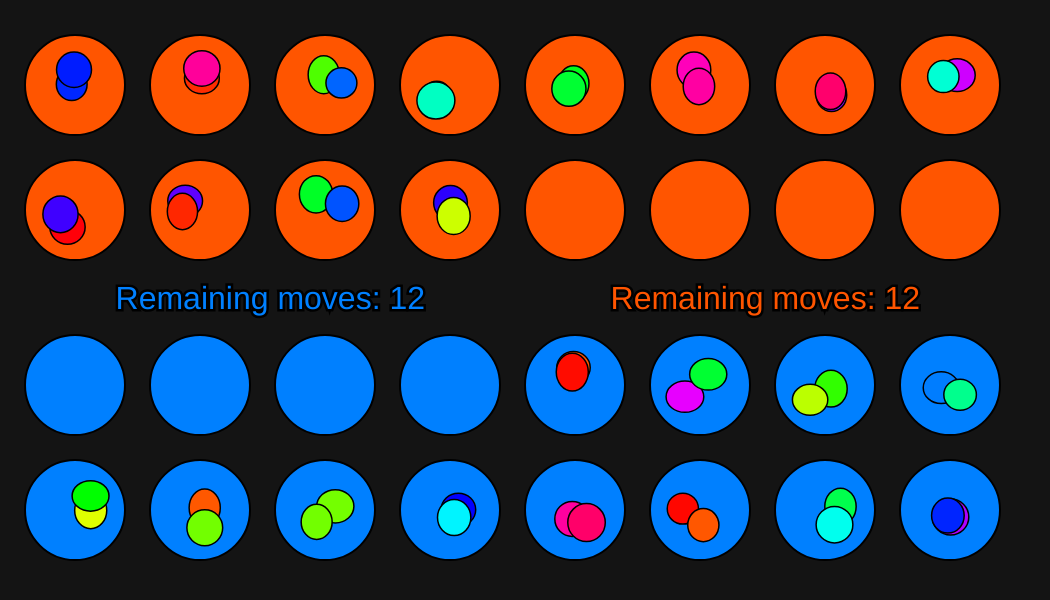
Frame 1 (no input)
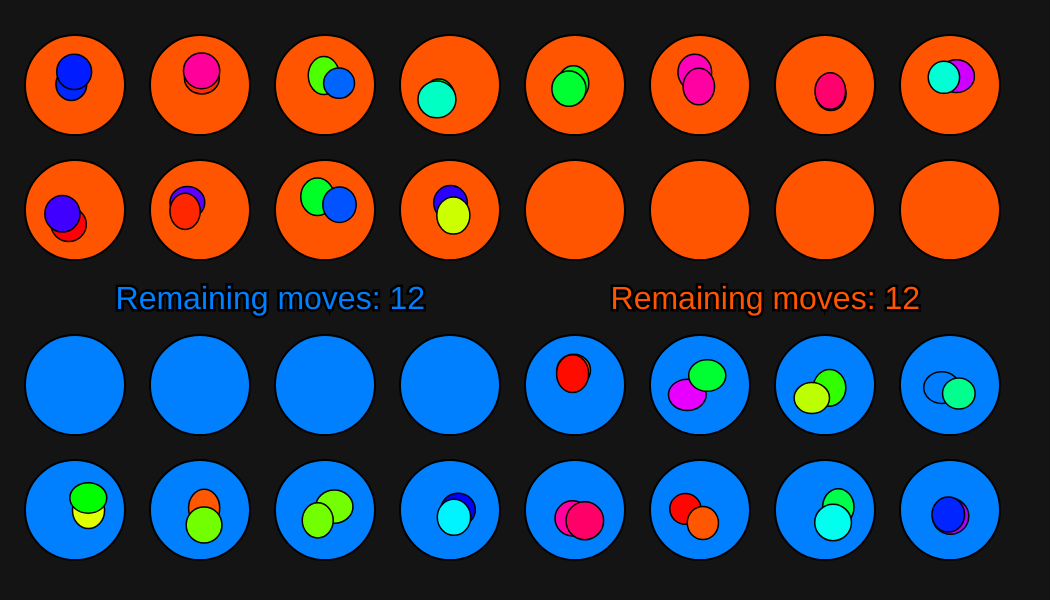
Frame 60 (no input)
Frame 120 (the mouse pressed at the canvas centre since frame 60): identical to frame 60, image omitted

The p5.js sketch that drew these frames (run headless with seeded random() and noise() and a simulated clock; from frame 60 on, the mouse is pressed at the canvas centre):

// p5.js sketch
// ── sketch.js
const GAME_STATES = {standby:  "standby",
                selected: "selected",
                active:   "active",
                stealing: "stealing",
                gameOver: "gameOver",
                waiting: "waiting"};
let RADIUS = 50;
let game;

function setup()
{
  createCanvas(1050,600);
  colorMode(HSB);

  game = new GameManager();
  game.createGame();
  game.show();
}

function draw()
{
  background(0,0,8);
  game.show();
  game.resolve();
}

function mouseClicked()
{
  if (game.isWaitingInput())
  {
    game.checkClick(mouseX,mouseY);
  }
}

// ── cell.js
class Cell
{
  // Cell()
  constructor(x, y, r, c, idx)
  {
    this.x = x;
    this.y = y;
    this.r = r;
    this.c = c; // color
    this.index = idx;
    this.state = "FULL";
    this.stones = [];
  } // end Cell()

  // Cell.show
  show()
  {
    // Different colours depending on cell state
    if (this.state == "SELECTED")
    {
      push();
      fill(120,100,100);
      strokeWeight(10);
      stroke(120,50,50);
      ellipseMode(CENTER);
      ellipse(this.x, this.y, 2*this.r);
      pop();

      for (let stone of this.stones)
      {
        //stone.shake(this.x, this.y, this.r);
        stone.update();
      }

      push();
      fill(300,0,100);
      strokeWeight(5);
      stroke(300,0,0);
      rectMode(CENTER);
      textAlign(CENTER, CENTER);
      textSize(48);
      text(this.stones.length, this.x, this.y);
      pop();

    }
    else
    {
      push();
      fill(this.c);
      stroke(0);
      strokeWeight(2)
      ellipseMode(CENTER);
      ellipse(this.x, this.y, 2*this.r);
      pop();

      for (let stone of this.stones)
      {
        stone.update();
      }
    }
  } // end Cell.show

  // Cell.isClicked
  isClicked(x,y)
  {
    // Mouse position projection
    return sq(this.x - x) + sq(this.y - y) < this.r*this.r;
  } // end Cell.isClicked

  isNowFull()
  {
    if (this.state == "EMPTY" && this.stones.length > 1)
    {
      this.state = "FULL";
      return true;
    }
    return false;
  }

}

// ── frontCell.js
class FrontCell extends Cell {
  // FrontCell()
  constructor(x, y, r, c, idx) {
    // FrontCell is just a Cell that is
    // knows which Cell it has in front
    // (the enemy Cell) and which is back 
    super(x, y, r, c, idx);
    this.enemy = 23 - idx;
    this.back  = 15 - idx;
  } // end FrontCell()
}

// ── gameManager.js
class GameManager
{
  // GameManager()
  constructor()
  {
    this.selectedCell = null;
    this.state = GAME_STATES.standby;
    this.clickableCells = []; // array of indexes
    this.stones = []; // array of stones
    this.nextAction = null;
  } // end GameManager()

  // GameManager.createGame
  createGame()
  {
    // Hard-coded position of Cells for each Player
    let idxStone = 0;
    let idxCell = 0;
    //* Player B (page top) *//
    let cells  = [];
    let stones = [];
    let c = color(20,100,100);
    // Back row: all Cells have two Stones
    for (let i = 0; i < 8 ; i++)
    {
      idxCell = i;
      let x = 75 + (7-i)*(2*RADIUS+25);
      let y = 85;
      cells.push(new Cell(x,y,RADIUS,c,idxCell));
      cells[idxCell].stones.push(new Stone(x,y,0.3*RADIUS,idxStone));
      idxStone++;
      cells[idxCell].stones.push(new Stone(x,y,0.3*RADIUS,idxStone));
      idxStone++;
    }

    // Front row: first four Cells have two Stones
    for (let i = 0; i < 8 ; i++)
    {
      idxCell = 8+i;
      let x =  75 + i*(2*RADIUS+25);
      let y = 110 + 2*RADIUS;
      cells.push(new FrontCell(x,y,RADIUS,c,idxCell));
      if ( i < 4 )
      {
        cells[idxCell].stones.push(new Stone(x,y,0.3*RADIUS,idxStone));
        idxStone++;
        cells[idxCell].stones.push(new Stone(x,y,0.3*RADIUS,idxStone));
        idxStone++;
      }
      else {
        cells[idxCell].state = "EMPTY";
      }
    }
    // Create Player B
    this.opponent = new Player(cells,"RED");

    //* Player A (page bottom) *//
    cells = []; stones = [];
    c = color(210,100,100);

    // Back row: all Cells have two Stones
    for (let i = 0; i < 8 ; i++)
    {
      idxCell = i;
      let x =  75 + i*(2*RADIUS+25);
      let y = 410 + 2*RADIUS;
      cells.push(new Cell(x,y,RADIUS,c,idxCell));
      cells[idxCell].stones.push(new Stone(x,y,0.3*RADIUS,idxStone));
      idxStone++;
      cells[idxCell].stones.push(new Stone(x,y,0.3*RADIUS,idxStone));
      idxStone++;
    }

    // Front row: first four Cells have two Stones
    for (let i = 0; i < 8 ; i++)
    {
      idxCell = 8+i;
      let x = 75 + (7-i)*(2*RADIUS+25);
      let y = 385;
      cells.push(new FrontCell(x,y,RADIUS,c,idxCell));
      if ( i < 4 )
      {
        cells[idxCell].stones.push(new Stone(x,y,0.3*RADIUS,idxStone));
        idxStone++;
        cells[idxCell].stones.push(new Stone(x,y,0.3*RADIUS,idxStone));
        idxStone++;
      }
      else
      {
        cells[idxCell].state = "EMPTY";
      }
    }
    // Create Player A
    this.player = new Player(cells,"BLUE");

    this.clickableCells = this.player.getFullCellsIdxs();
  } // end GameManager.createGame

  // GameManager.show
  show()
  {
    // Show Player status
    game.player.show();
    game.opponent.show();

    // Show remaining moves of each Player
    let blueMoves = game.player.moves;
    let redMoves  = game.opponent.moves;
    if (game.player.color == "RED")
    {
      blueMoves = game.opponent.moves;
      redMoves  = game.player.moves;
    }

    push();
    strokeWeight(5);
    stroke(300,0,0);
    rectMode(CENTER);
    textAlign(RIGHT, CENTER);
    textSize(32);
    fill(color(210,100,100)); // Bluish
    text("Remaining moves: " + blueMoves, 425, height/2);
    fill(color(20,100,100)); // Redish
    text("Remaining moves: " + redMoves, width-130, height/2);
    pop();
  } // end GameManager.show

  // GameManager.changeTurn
  changeTurn()
  {
    // Empty
    this.selectedCell = null;
    this.nextAction   = null;
    this.stones       = [];
    // Swap players
    let temp = this.player;
    this.player   = this.opponent;
    this.opponent = temp;
    // Set player
    this.clickableCells = this.player.getFullCellsIdxs();
    this.state = GAME_STATES.standby;
  } // end GameManager.changeTurn

  // GameManager.gameOverScreen
  gameOverScreen(winner)
  {
    // Game Over screen
    colorMode(RGB)
    fill(71,71,71,230);
    rect(0,0,width,height);
    fill(255);
    textAlign(CENTER,CENTER);
    textSize(72);
    text(winner+' wins!',width/2,height/2);
  } // end GameManager.gameOverScreen

  // GameManager.checkClick
  checkClick(x,y)
  {
    // Check if Cell of current Player has been clicked
    for (const cellIdx of this.clickableCells)
    {
      if (this.player.cells[cellIdx].isClicked(x, y))
      {
        this.select(cellIdx);
        break;
      }
    }
  } // end GameManager.checkClick

  // GameManager.isGameOver
  isGameOver()
  {
    return (this.player.moves == 0 || this.opponent.moves == 0);
  } // end GameManager.isGameOver

  // GameManager.endGame
  endGame()
  {
    this.state = GAME_STATES.gameOver;
    this.clickableCells = [];
    let winner = (this.player.moves == 0)? this.opponent.color : this.player.color;
    this.gameOverScreen(winner);
  }// end GameManager.endGame

  // GameManager.select
  select(index)
  {
    // Select / activate clicked Cell
    if (this.selectedCell == null)
    {
      this.selectedCell = index;
      this.player.cells[index].state = "SELECTED";
      this.state = GAME_STATES.selected;
    } else if (index != this.selectedCell) {
      this.player.cells[this.selectedCell].state = "FULL"; // deselect previous
      this.selectedCell = index;
      this.player.cells[index].state = "SELECTED";
    } else {
      this.state = GAME_STATES.active;
    }
  } // end GameManager.select

  // GameManager.moving
  moving()
  {
    this.state = GAME_STATES.waiting;
    this.nextAction = this.player.passStones(this.selectedCell,this.opponent);
    this.selectedCell = this.nextAction.onIndex;
  } // end GameManager.moving

  // GameManager.stealing
  stealing()
  {
    this.state = GAME_STATES.stealing;
    this.nextAction.stones = this.player.stealStones(this.nextAction.onIndex,this.opponent);
    this.nextAction.isToSteal = false;
  } // end GameManager.stealing

  // GameManager.activating
  activating()
  {
    this.selectedCell = this.nextAction.onIndex;
    this.state = GAME_STATES.active;
  } // GameManager.activating

  resolve()
  {
    // Activate player's move
    if (this.hasBeenActivated())
    {
      this.moving();
      return;
    }
    // Resolve next action
    if (this.nextAction != null)
    {
      // Don't resolve if some stone keeps moving
      for (let stone of this.nextAction.stones)
      {
        if (stone.moving)
        {
          return; // Wait until animation is done
        }
      }
      // Launch next step: steal / move / game over / change turn
      if (this.nextAction.isActive)
      {
        if (this.nextAction.isToSteal)
        {
          this.stealing(); // Steal
          return;
        }
        this.activating(); // Move
      } else if (this.isWaiting()) {
        if (this.isGameOver())
        {
          this.endGame();  // Game Over
          noLoop();
        }
        this.changeTurn(); // Change turn
      }
    }
  }

  // GameManager.hasBeenActivated
  hasBeenActivated()
  {
    return (this.state == GAME_STATES.active);
  } // end GameManager.hasBeenActivated

  // GameManager.isWaitingInput
  isWaitingInput()
  {
    return (this.state == GAME_STATES.standby || this.state == GAME_STATES.selected);
  } // end GameManager.isWaitingInput

  // GameManager.isWaiting
  isWaiting()
  {
    return (this.state == GAME_STATES.waiting);
  } // end GameManager.isWaiting
}

// ── player.js
class Player {
  // Player()
  constructor(cells, sColor) {
    this.cells = cells;
    this.color = sColor; // String
    this.moves = 12;
  } // end Player()

  // Player.show
  show(){
    for (let cell of this.cells)
    {
      cell.show();
    }
  } // end Player.show

  // Player.passStones
  passStones(idx,enemy)
  {
    let movingStones = [];
    let cell = this.cells[idx];
    cell.state = "ACTIVE";
    let i = 0;
    let nextIdx = 0;
    // Move one Stone to each next Cell
    while (cell.stones.length > 0)
    {
      i++;
      nextIdx = (idx+i)%16;
      // Pop Stone from current Cell and push it into target Cell
      let stone = this.moveStone(cell,nextIdx) // cellFrom, indexTo
      movingStones.push(stone);
      // Update target Cell state
      if(this.cells[nextIdx].state == "EMPTY" && this.cells[nextIdx].stones.length > 1)
      {
        this.cells[nextIdx].state = "FULL";
        this.moves++;
      }
    }
    // Current Cell is now Empty, thus the Player loses a move
    cell.state = "EMPTY";
    this.moves--;
    // Recursive call if last target Cell is Full
    let nextAction = {isToSteal: false, isActive: false, onIndex: nextIdx, stones: movingStones};
    if (this.cells[nextIdx].state == "FULL")
    {
      if (nextIdx > 7)
      {
        if (enemy.cells[this.cells[nextIdx].enemy].stones.length > 0)
        {
          nextAction.isToSteal = true;
        }
      }
      nextAction.isActive = true;
    }
    return nextAction;
  } // end Player.passStones

  // Player.stealStones
  stealStones(index,enemy)
  {
    // Steal Stones from enemy Cell
    let movingStones = [];
    let cell = enemy.cells[this.cells[index].enemy];
    if (cell.stones.length > 0)
    {
      while (cell.stones.length > 0)
      {
        let stone = this.moveStone(cell,index) // cellFrom, indexTo
        movingStones.push(stone);
      }
      // This check is necessary for the cases
      // when the Cell has only 1 (one) Stone
      if (cell.state != "EMPTY")
      {
        cell.state = "EMPTY";
        enemy.moves--;  // Loses one move iff 2 or more Stones
      }
      // Steal also from back row as well, if needed
      cell = enemy.cells[cell.back];
      while (cell.stones.length > 0)
      {
        let stone = this.moveStone(cell,index) // cellFrom, indexTo
        movingStones.push(stone);
      }
      // This check is necessary for the cases
      // when the Cell has only 1 (one) Stone
      if (cell.state != "EMPTY")
      {
        cell.state = "EMPTY";
        enemy.moves--;  // Loses one move iff 2 or more Stones
      }
      return movingStones;
    }
  } // end Player.stealStones

  // Player.moveStone
  moveStone(cellFrom,indexTo)
  {
    // Pop Stone from Cell and push it into target Cell
    let stone = cellFrom.stones.pop();
    stone.setTarget(this.cells[indexTo].x,this.cells[indexTo].y);
    stone.moving = true;
    this.cells[indexTo].stones.push(stone);
    return stone;
  } // end Player.moveStone

  // Player.getFullCellsIdxs()
  getFullCellsIdxs()
  {
    let indexes = [];
    for (let cell of this.cells)
    {
      if (cell.state == "FULL")
      {
        indexes.push(cell.index);
      }
    }
    return indexes;
  } // end Player.getFullCellsIdxs()
}

// ── stone.js
class Stone
{
  // Stone()
  constructor(x, y, r, idx)
  {
    this.target = createVector(x+random(-r,r),y+random(-r,r));
    this.pos = createVector(x,y);
    this.vel = createVector(); //velocity
    this.acc = createVector(); //acceleration
    this.r   = r; // radius
    this.dA  = 2*r+random(8); // ellipse diameter A
    this.dB  = 2*r+random(8); // ellipse diameter B
    this.idx = idx; //index
    this.c   = color(random(0,359),100,100); // color HSB
    this.maxSpeed = 20;
    this.maxForce = 7;
    this.moving = false;
  } // end Stone()

  // Stone.show
  show()
  {
    colorMode(HSB);
    fill(this.c);
    stroke(0);
    strokeWeight(1.5);
    ellipseMode(CENTER);
    ellipse(this.pos.x, this.pos.y, this.dA, this.dB);
  } // Stone.show

  // Stone.shake
  shake(xCell, yCell, rCell)
  {
    let disp = 0.05*this.r;
    let rbuf = 0.6*rCell;
    // This may be rewritten with Vector.limit
    this.pos.x = constrain(this.pos.x+random(-disp,disp),xCell-rbuf,xCell+rbuf);
    this.pos.y = constrain(this.pos.y+random(-disp,disp),yCell-rbuf,yCell+rbuf);
  } // end Stone.shake

  // Stone.setTarget
  setTarget(targetx,targety)
  {
    this.target.set(targetx+random(-this.r,this.r),targety+random(-this.r,this.r));
  } // end Stone.setTarget

  // Stone.move
  move(targetx,targety)
  {
    let force = this.arrive();
    this.acc.add(force);
    this.vel.add(this.acc);
    this.pos.add(this.vel);
    this.acc.mult(0);
  } // end Stone.move

  // Stone.applyForce
  applyForce(force)
  {
    this.acc.add(force);
  } // end Stone.applyForce

  // Stone.arrive
  arrive()
  {
    let diff = p5.Vector.sub(this.target, this.pos);
    let d = diff.mag();
    let speed = this.maxSpeed;
    if (d < this.r)
    {
      this.moving = false;
      speed = map(d,0,this.r,0,this.maxSpeed);
    }
    diff.setMag(speed);
    let steer = p5.Vector.sub(diff, this.vel);
    steer.limit(this.maxForce);
    return steer;
  } // end Stone.arrive

  // Stone.update
  update()
  {
    this.move();
    this.show();
  } // end Stone.update
}
